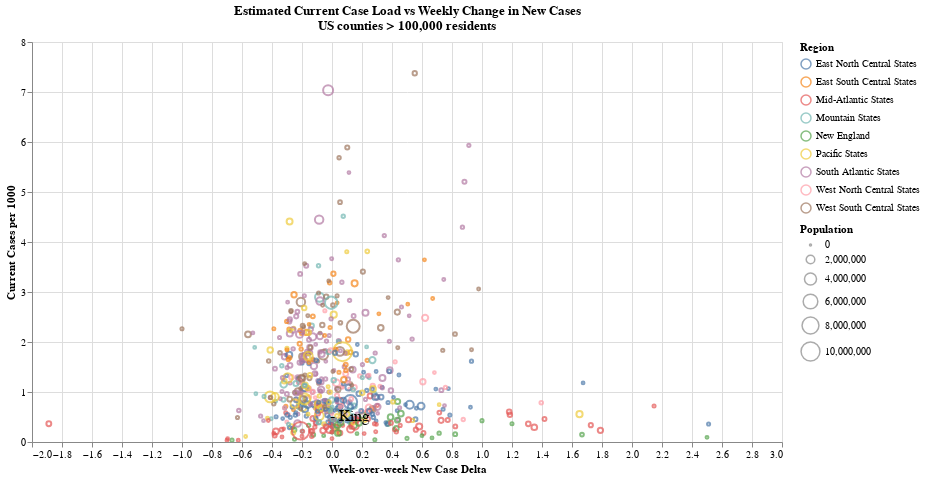

Write notebook code for a chart like this one.
### Code cell
import requests
import re
import zipfile
import sqlite3
import datetime
from bs4 import BeautifulSoup
import pandas as pd
import numpy as np
import altair as alt

# get NYT case data
cases = pd.read_csv('https://raw.githubusercontent.com/nytimes/covid-19-data/master/us-counties.csv')
cases = cases.assign(
    date = pd.to_datetime(cases['date']),
    fips = cases['fips'].astype(pd.Int32Dtype())
)

# Cases are cumulative, we want new cases and deaths each day to estimate the hospital case load.
cases['cases_shifted'] = (
    cases.groupby(['county', 'state'])
    .cases
    .shift(1)
    .fillna(0)
    .astype(int)
)

cases['deaths_shifted'] = (
    cases.groupby(['county', 'state'])
    .deaths
    .shift(1)
    .fillna(0)
    .astype(int)
)

cases['cases_new'] = cases['cases'] - cases['cases_shifted']

cases['deaths_new'] = cases['deaths'] - cases['deaths_shifted']

cases['cases_new_shifted'] = (
    cases.groupby(['county', 'state'])
    .cases_new
    .shift(1)
    .fillna(0)
    .astype(int)
)

cases['deaths_new_shifted'] = (
    cases.groupby(['county', 'state'])
    .deaths_new
    .shift(1)
    .fillna(0)
    .astype(int)
)

cases['cases_new_delta'] = (cases['cases_new'] - cases['cases_new_shifted']) / cases['cases_new_shifted']
cases['deaths_new_delta'] = (cases['deaths_new'] - cases['deaths_new_shifted']) / cases['deaths_new_shifted']

# 2017 county census estimate from US Census Bureau.  Written locally to SQLite database
# to avoid having to re-download every time I run the notebook
# see census_etl.py for details

conn = sqlite3.connect('/Users/amcadi/Documents/opensource/covid_19_hospitalization_estimate/US_county_census.db')

# start with 2017 census and total population
# might as well resort to SQL yelling bc names are all in caps
pop17 = pd.read_sql('SELECT STNAME, CTYNAME, COUNTY_KEY, TOT_POP FROM CENSUS WHERE YEAR = 10 AND AGEGRP = 0;',
                 con = conn)

conn.close()

# All cases for the five boroughs of New York City
# (New York, Kings, Queens, Bronx and Richmond counties)
# are assigned to a single area called New York City.
pop17 = (pop17
       .groupby(['STNAME', 'COUNTY_KEY'])
       .aggregate({'TOT_POP': 'sum'})
       .reset_index()
      )

cases['county_key'] = cases.county.str.lower()

# in NYT data - "Cities like St. Louis and Baltimore that are administered separately from an adjacent
# county of the same name are counted separately."
# strip off the -city and combine with the surrounding county to join correctly to the county-level census data
def rm_city(county_name):
    if re.search(r'(?<!new york)\scity', county_name):
        return re.sub(r'([A-Za-z\s\.\-\']*)(\scity)', r'\1', county_name)
    else:
        return(county_name)

cases['county_key'] = cases.county_key.apply(rm_city)

# aggregate across new key with combined cities and counties
cases = (cases
         .groupby(['county_key', 'county', 'state', 'date'])
         .aggregate({'cases': 'sum', 'deaths': 'sum', 'deaths_new': 'sum', 'cases_new': 'sum'})
         .reset_index()
        )

cases_percap = cases.merge(pop17, how = 'left', left_on = ['county_key', 'state'],
                           right_on = ['COUNTY_KEY', 'STNAME'])

# calculate percap rates
cases_percap = (cases_percap
                .dropna()
                .assign(cases_per1k = lambda x: x.cases / x.TOT_POP * 1000,
                        cases_new_per1k = lambda x: x.cases_new / x.TOT_POP * 1000,
                        deaths_per1k = lambda x: x.deaths / x.TOT_POP * 1000,
                        deaths_new_per1k = lambda x: x.deaths_new / x.TOT_POP * 1000,
                        county_label = lambda x: x.county + ', ' + x.STNAME)
                .sort_values(['county_label', 'date'])
               )

# create 14-day rolling sum of per-capita new cases, which should be roughly proportional to
# the current case load
cases_percap['cases_new_per1k_sum14'] = (cases_percap
                                        .groupby('county_label')['cases_new_per1k']
                                        .transform(lambda x: x.rolling(7).sum())
                                       )

# filter for 3 days ago, giving some time for the latest data to be populated
three_days_back = cases_percap.date.max() - datetime.timedelta(days = 3)

# make copy explicit to avoid subsequent SettingWithCopy warning
cases_percap_recent = cases_percap.query('TOT_POP > 100000 and date == @three_days_back').copy()

# pull in census bureau regions to add a geographic dimension
regions_html = requests.get('https://simple.wikipedia.org/wiki/List_of_regions_of_the_United_States')
regions_soup = BeautifulSoup(regions_html.content)

def is_division(tag):
    return tag.name == 'li' and re.search('Division', tag.contents[0])

regions_list = regions_soup.find('ul')
regions = regions_list.find_all('li')
regions_dict = dict()
for region in regions:
    for division in region.find_all(is_division):
        div_name = re.sub(r'([/w]*)(\s\(not yet started\))', r'\1', division.a['title'])
        states = [item.string for item in division.find('ul').find_all('li')]
        regions_dict[div_name] = states

# reshape into a state:region dictionary
regions_dict_inverted = {}
for k, v in regions_dict.items():
    for state in v:
        regions_dict_inverted[state] = k

# map to dataset
cases_percap_recent['region'] = cases_percap_recent['STNAME'].map(regions_dict_inverted)

# try the week-over-week approach
# generate limits for weekly change
last_wk_max = cases_percap.date.max() - datetime.timedelta(days = 3)
last_wk_min = last_wk_max - datetime.timedelta(days = 7)
two_wks_min = last_wk_max - datetime.timedelta(days = 14)

last_wk_total_cases = (cases_percap
                       .query('date >= @last_wk_min and date < @last_wk_max')
                       .groupby('county_label')
                       .aggregate({'cases_new': 'sum'})
                       .rename(columns = {'cases_new': 'last_wk_cases'})
                      )

two_wks_total_cases = (cases_percap
                       .query('date >= @two_wks_min and date < @last_wk_min')
                       .groupby('county_label')
                       .aggregate({'cases_new': 'sum'})
                       .rename(columns = {'cases_new': 'two_wks_ago_cases'})
                      )

wkly_diff = (last_wk_total_cases
             .merge(two_wks_total_cases, how = 'inner', on = 'county_label')
             .assign(wkly_diff = lambda x: (x['last_wk_cases'] - x['two_wks_ago_cases']) / x['two_wks_ago_cases'])
            )

cases_percap_recent = cases_percap_recent.merge(wkly_diff, how = 'left', on = 'county_label')

# create chart and save it
cases_vs_case_delta = (alt.Chart(cases_percap_recent.query('wkly_diff < 3 and wkly_diff > -3 and cases_new_per1k_sum14 > 0')) # dangerous, but seems like >3x is reporting issue
 .mark_point()
 .encode(x = alt.X('wkly_diff', axis = alt.Axis(title = 'Week-over-week New Case Delta')),
         y = alt.Y('cases_new_per1k_sum14', axis = alt.Axis(title = 'Current Cases per 1000')),
         color = alt.Color('region', legend = alt.Legend(title = 'Region')),
         size = alt.Size('TOT_POP', legend = alt.Legend(title = 'Population')),
         tooltip = ['county_label', 'TOT_POP'])
 .interactive()
 .properties(height = 400,
             width = 750,
             title = ['Estimated Current Case Load vs Weekly Change in New Cases',
                      'US counties > 100,000 residents'])
)

king = (alt.Chart(cases_percap_recent.query('wkly_diff < 3 and wkly_diff > -3 and county_label == "King, Washington"'))
 .mark_text(dx = 30, text = '- King', color = 'black', filled = True, size = 16)
 .encode(x = alt.X('wkly_diff', axis = alt.Axis(title = 'Week-over-week New Case Delta')),
         y = alt.Y('cases_new_per1k_sum14', axis = alt.Axis(title = 'Current Cases per 1000')),
         #color = 'white',
         #size = alt.Size('TOT_POP', legend = alt.Legend(title = 'Population')),
         tooltip = ['county_label', 'TOT_POP'])
 .interactive()
 .properties(height = 400,
             width = 750,
             title = ['Estimated Current Case Load vs Weekly Change in New Cases',
                      'US counties > 100,000 residents'])
)

(cases_vs_case_delta + king).configure_legend(labelLimit = 0)

### Figure 1 — Vega-Lite specification as saved in the notebook (floating-point values rounded to 4 significant figures; data arrays with more than 128 entries replaced by an {"elided": "..."} marker saying what was removed)
{"config": {"view": {"continuousWidth": 400, "continuousHeight": 300}, "legend": {"labelLimit": 0}}, "layer": [{"data": {"name": "data-44d3ff24c8ee1543c1c7d59badff298c"}, "mark": "point", "encoding": {"color": {"type": "nominal", "field": "region", "legend": {"title": "Region"}}, "size": {"type": "quantitative", "field": "TOT_POP", "legend": {"title": "Population"}}, "tooltip": [{"type": "nominal", "field": "county_label"}, {"type": "quantitative", "field": "TOT_POP"}], "x": {"type": "quantitative", "axis": {"title": "Week-over-week New Case Delta"}, "field": "wkly_diff"}, "y": {"type": "quantitative", "axis": {"title": "Current Cases per 1000"}, "field": "cases_new_per1k_sum14"}}, "height": 400, "selection": {"selector001": {"type": "interval", "bind": "scales", "encodings": ["x", "y"]}}, "title": ["Estimated Current Case Load vs Weekly Change in New Cases", "US counties > 100,000 residents"], "width": 750}, {"data": {"name": "data-04997764c274dff5584ba27382d6d765"}, "mark": {"type": "text", "color": "black", "dx": 30, "filled": true, "size": 16, "text": "- King"}, "encoding": {"tooltip": [{"type": "nominal", "field": "county_label"}, {"type": "quantitative", "field": "TOT_POP"}], "x": {"type": "quantitative", "axis": {"title": "Week-over-week New Case Delta"}, "field": "wkly_diff"}, "y": {"type": "quantitative", "axis": {"title": "Current Cases per 1000"}, "field": "cases_new_per1k_sum14"}}, "height": 400, "selection": {"selector002": {"type": "interval", "bind": "scales", "encodings": ["x", "y"]}}, "title": ["Estimated Current Case Load vs Weekly Change in New Cases", "US counties > 100,000 residents"], "width": 750}], "$schema": "https://vega.github.io/schema/vega-lite/v4.0.0.json", "datasets": {"data-44d3ff24c8ee1543c1c7d59badff298c": {"elided": "576 records"}, "data-04997764c274dff5584ba27382d6d765": [{"county_key": "king", "county": "King", "state": "Washington", "date": "2020-08-01T00:00:00", "cases": 15418, "deaths": 674, "deaths_new": 6, "cases_new": 202, "STNAME": "Washington", "COUNTY_KEY": "king", "TOT_POP": 2189000.0, "cases_per1k": 7.045, "cases_new_per1k": 0.09229, "deaths_per1k": 0.308, "deaths_new_per1k": 0.002741, "county_label": "King, Washington", "cases_new_per1k_sum14": 0.5227, "region": "Pacific States", "last_wk_cases": 1150, "two_wks_ago_cases": 1257, "wkly_diff": -0.08512}]}}
